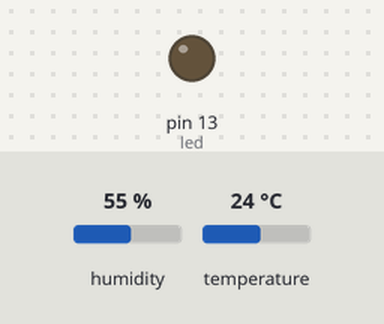
The sketch below on a simulated Arduino Uno, built with avr-gcc and run on an emulated ATmega328P. Parts: output pins drawn as LEDs (lit = HIGH). The inputs (shaded band) are chosen by the test bench; at power-on: humidity 55 %, temperature 24 °C. What the sketch prints to the serial monitor is not drawn.

Above: at 3.5 s.
At 41.77 s:
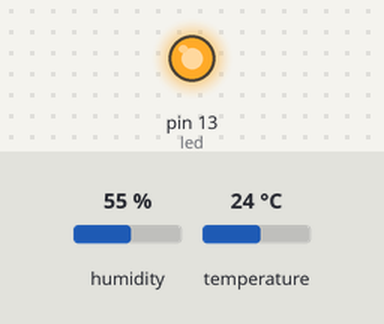
Timing chart, 0 to 42.4 s (numbered marks = the images above):
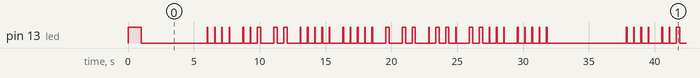

Measured:
- by itself, pin 13 (led): moves between LOW and HIGH, repeating every 31.8 s
- by itself, everything shown: repeats every 31.8 s, in 72 steps

The sketch:

morse_humidity_dht11.ino
```cpp
// (licence header left out)
/* Displays temp and humidity by blinking morse code on the on-board LED.
 *  Uses DHT11 sensor.
 */
#include <dht.h>

dht DHT;

#define DHT11_PIN 7
int dht_power = 6;
int led = 13;
int charspace = 500;
int charshort = 50;
int charlong = 250;

void setup(){
  digitalWrite(dht_power, HIGH);
  Serial.begin(9600);
  pinMode(led, OUTPUT);
  digitalWrite(led, HIGH);
  delay(1000);
  digitalWrite(led, LOW);
}

void loop()
{
  int chk = DHT.read11(DHT11_PIN);
  Serial.print("Temperature = ");
  Serial.println(DHT.temperature*9/5+32);
  Serial.print("Humidity = ");
  Serial.println(DHT.humidity);

  delay(5000);
  morseled("  HUM " + String(int(DHT.humidity)));
  morseled("    TMP " + String(int(DHT.temperature*9/5+32)));
}

void morseled(String morsetext)
{
  String result = morselookup(morsetext);
  for (int i=0; i < result.length(); i++)
  {
    if (result[i] == ' ')
    {
       delay(charspace);
       Serial.print(" ");
    }
    else if (result[i] == 'S')
    {
      Serial.print('.');
      digitalWrite(led, HIGH);
      delay(charshort);
      digitalWrite(led, LOW);
      delay(charspace);
    }
    else if (result[i] == 'L')
    {
      Serial.print('-');
      digitalWrite(led, HIGH);
      delay(charlong);
      digitalWrite(led, LOW);
      delay(charspace);
    }
  }
  Serial.println("");
}

String morselookup(String morsetext)
{
  String result;
  for (int i=0; i < morsetext.length(); i++)
  {
    if (morsetext[i] == 'A') result += "SL ";
    else if (morsetext[i] == 'B') result += "LSS ";
    else if (morsetext[i] == 'C') result += "LSLS ";
    else if (morsetext[i] == 'D') result += "LSS ";
    else if (morsetext[i] == 'E') result += "S ";
    else if (morsetext[i] == 'F') result += "SSLS ";
    else if (morsetext[i] == 'G') result += "LLS ";
    else if (morsetext[i] == 'H') result += "SSSS ";
    else if (morsetext[i] == 'I') result += "SS ";
    else if (morsetext[i] == 'J') result += "SLLL ";
    else if (morsetext[i] == 'K') result += "LSL ";
    else if (morsetext[i] == 'L') result += "SLSS ";
    else if (morsetext[i] == 'M') result += "LL ";
    else if (morsetext[i] == 'N') result += "LS ";
    else if (morsetext[i] == 'O') result += "LLL ";
    else if (morsetext[i] == 'P') result += "SLLS ";
    else if (morsetext[i] == 'Q') result += "LLSL ";
    else if (morsetext[i] == 'R') result += "SLS ";
    else if (morsetext[i] == 'S') result += "SSS ";
    else if (morsetext[i] == 'T') result += "L ";
    else if (morsetext[i] == 'U') result += "SSL ";
    else if (morsetext[i] == 'V') result += "SSSL ";
    else if (morsetext[i] == 'W') result += "SLL ";
    else if (morsetext[i] == 'X') result += "LSSL ";
    else if (morsetext[i] == 'Y') result += "LSLL ";
    else if (morsetext[i] == 'Z') result += "LLSS ";
    else if (morsetext[i] == '0') result += "LLLLL ";
    else if (morsetext[i] == '1') result += "SLLLL ";
    else if (morsetext[i] == '2') result += "SSLLL ";
    else if (morsetext[i] == '3') result += "SSSLL ";
    else if (morsetext[i] == '4') result += "SSSSL ";
    else if (morsetext[i] == '5') result += "SSSSS ";
    else if (morsetext[i] == '6') result += "LSSSS ";
    else if (morsetext[i] == '7') result += "LLSSS ";
    else if (morsetext[i] == '8') result += "LLLSS ";
    else if (morsetext[i] == '9') result += "LLLLS ";
  }
  return result;
}
```
